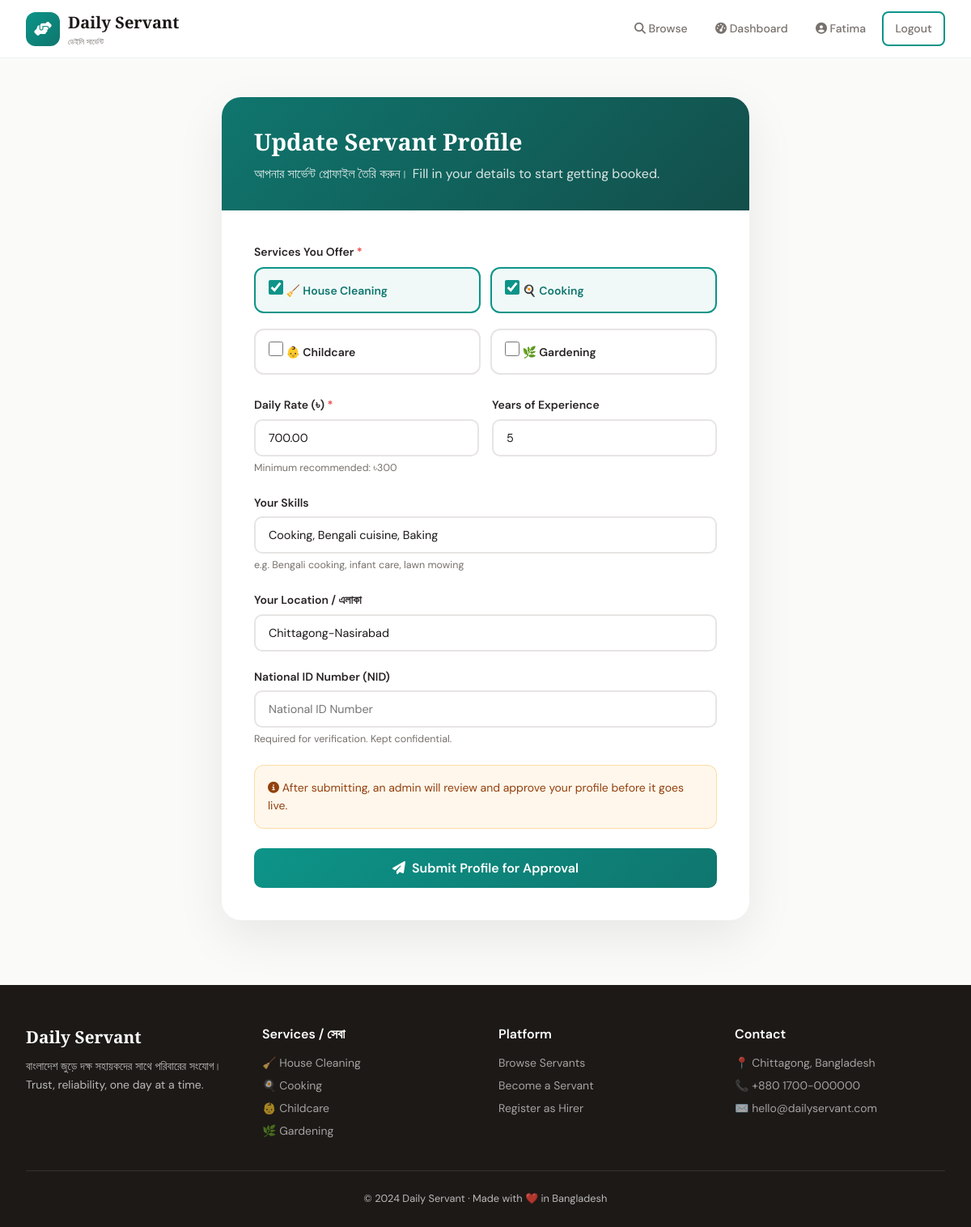
Page /servants/register-profile/ (signed in) on the committed database.
### accounts/models.py (models this page shows, shortened)
class User(AbstractUser):
    ROLE_CHOICES = [
        ('hirer', 'Hirer'),
        ('servant', 'Servant'),
        ('admin', 'Admin'),
    ]
    role = models.CharField(max_length=10, choices=ROLE_CHOICES, default='hirer')
    phone = models.CharField(max_length=15, blank=True)
    address = models.TextField(blank=True)
    profile_picture = models.ImageField(upload_to='profiles/', blank=True, null=True)
    bio = models.TextField(blank=True)
    is_verified = models.BooleanField(default=False)
    created_at = models.DateTimeField(auto_now_add=True)
    def is_servant(self):
        return self.role == 'servant'

### servants/models.py (models this page shows, shortened)
class ServiceCategory(models.Model):
    name = models.CharField(max_length=100)
    name_bn = models.CharField(max_length=100, blank=True)
    icon = models.CharField(max_length=50, default='fa-hands-helping')
    description = models.TextField(blank=True)
    color = models.CharField(max_length=20, default='#FF6B6B')

class ServantProfile(models.Model):
    AVAILABILITY_CHOICES = [
        ('available', 'Available'),
        ('busy', 'Busy'),
        ('off', 'Off Duty'),
    ]
    user = models.OneToOneField(User, on_delete=models.CASCADE, related_name='servant_profile')
    categories = models.ManyToManyField(ServiceCategory, related_name='servants')
    daily_rate = models.DecimalField(max_digits=8, decimal_places=2, default=500.00)
    experience_years = models.PositiveIntegerField(default=0)
    availability_status = models.CharField(max_length=15, choices=AVAILABILITY_CHOICES, default='available')
    rating = models.DecimalField(max_digits=3, decimal_places=2, default=0.00,
                                  validators=[MinValueValidator(0), MaxValueValidator(5)])
    total_reviews = models.PositiveIntegerField(default=0)
    total_jobs = models.PositiveIntegerField(default=0)
    skills = models.TextField(blank=True, help_text='Comma-separated skills')
    location = models.CharField(max_length=200, blank=True)
    nid_number = models.CharField(max_length=20, blank=True)
    is_approved = models.BooleanField(default=False)
    created_at = models.DateTimeField(auto_now_add=True)

### servants/views.py (the view)
# urls.py: path('register-profile/', views.servant_register_profile, name='servant_register_profile'),
@login_required
def servant_register_profile(request):
    if not request.user.is_servant():
        messages.error(request, 'Only servants can access this page.')
        return redirect('home')
    profile = getattr(request.user, 'servant_profile', None)
    if request.method == 'POST':
        form = ServantProfileForm(request.POST, instance=profile)
        if form.is_valid():
            profile = form.save(commit=False)
            profile.user = request.user
            profile.save()
            form.save_m2m()
            messages.success(request, 'Profile submitted for approval! ✅')
            return redirect('servant_dashboard')
    else:
        form = ServantProfileForm(instance=profile)
    if request.method == 'POST':
        selected_categories = request.POST.getlist('categories')
    elif profile:
        selected_categories = [str(c.id) for c in profile.categories.all()]
    else:
        selected_categories = []
    return render(request, 'servants/register_profile.html', {
        'form': form,
        'profile': profile,
        'selected_categories': selected_categories,
    })

### servants/forms.py
class ServantProfileForm(forms.ModelForm):
    categories = forms.ModelMultipleChoiceField(
        queryset=ServiceCategory.objects.all(),
        widget=forms.CheckboxSelectMultiple,
        required=True
    )
    class Meta:
        model = ServantProfile
        fields = ['categories', 'daily_rate', 'experience_years', 'skills', 'location', 'nid_number']
        widgets = {
            'daily_rate': forms.NumberInput(attrs={'placeholder': 'Daily rate in BDT'}),
            'experience_years': forms.NumberInput(attrs={'min': 0}),
            'skills': forms.TextInput(attrs={'placeholder': 'e.g. Cooking, Cleaning, Childcare'}),
            'location': forms.TextInput(attrs={'placeholder': 'Your area/district'}),
            'nid_number': forms.TextInput(attrs={'placeholder': 'National ID Number'}),
        }

### templates/servants/register_profile.html (shortened to what this page needs)
{% extends 'base.html' %}
{% block content %}
<div class="form-wrapper">
    <div class="form-card">
        <div class="form-card-header">
            <h1>{% if profile %}Update{% else %}Create{% endif %} Servant Profile</h1>
            <p style="opacity:.85">আপনার সার্ভেন্ট প্রোফাইল তৈরি করুন। Fill in your details to start getting booked.</p>
        </div>
        <div class="form-card-body">
            <form method="post">
                <div class="form-group">
                    <label>Services You Offer <span style="color:#ef4444">*</span></label>
                    <div class="cat-checkboxes">
                        {% for cat in form.categories.field.queryset %}
                        <label class="cat-check-label" id="cat-{{ cat.id }}">
                            <input type="checkbox" name="categories" value="{{ cat.id }}"
                                {% if cat.id|stringformat:"s" in selected_categories %}checked{% endif %}
                                onchange="toggleCat(this, 'cat-{{ cat.id }}')">
                            <span>
                                {% if cat.name == 'House Cleaning' %}🧹{% elif cat.name == 'Cooking' %}🍳{% elif cat.name == 'Childcare' %}👶{% elif cat.name == 'Gardening' %}🌿{% endif %}
                                {{ cat.name }}
                            </span>
                        </label>
                        {% endfor %}
                    </div>
                </div>
                <div style="display:grid;grid-template-columns:1fr 1fr;gap:1rem">
                    <div class="form-group">
                        <label>Daily Rate (৳) <span style="color:#ef4444">*</span></label>
                        {{ form.daily_rate }}
                        <small style="color:var(--muted);font-size:.78rem">Minimum recommended: ৳300</small>
                    </div>
                    <div class="form-group">
                        <label>Years of Experience</label>
                        {{ form.experience_years }}
                    </div>
                </div>
                <div class="form-group">
                    <label>Your Skills</label>
                    {{ form.skills }}
                    <small style="color:var(--muted);font-size:.78rem">e.g. Bengali cooking, infant care, lawn mowing</small>
                </div>
                <div class="form-group">
                    <label>Your Location / এলাকা</label>
                    {{ form.location }}
                </div>
                <div class="form-group">
                    <label>National ID Number (NID)</label>
                    {{ form.nid_number }}
                    <small style="color:var(--muted);font-size:.78rem">Required for verification. Kept confidential.</small>
                </div>
                <div style="background:rgba(245,158,11,.08);border:1px solid rgba(245,158,11,.3);border-radius:12px;padding:1rem;margin-bottom:1.5rem;font-size:.875rem;color:#92400e">
                    <i class="fas fa-info-circle"></i> After submitting, an admin will review and approve your profile before it goes live.
                </div>
                <button type="submit" class="btn btn-primary" style="width:100%;justify-content:center;padding:.875rem;font-size:1rem">
                    <i class="fas fa-paper-plane"></i> Submit Profile for Approval
                </button>
            </form>
        </div>
    </div>
</div>
{% endblock %}

### templates/base.html (shortened to what this page needs)
<!DOCTYPE html>
<html lang="en">
<head>
    <link rel="stylesheet" href="https://cdnjs.cloudflare.com/ajax/libs/font-awesome/6.5.0/css/all.min.css">
</head>
<body>
<nav id="navbar">
    <a href="/" class="nav-brand">
        <div class="logo-icon"><i class="fas fa-hands-helping"></i></div>
        <div>
            <div class="brand-text">Daily Servant</div>
            <div class="brand-sub">ডেইলি সার্ভেন্ট</div>
        </div>
    </a>
    <div class="nav-links">
        <a href="/servants/" class="hide-mobile"><i class="fas fa-search"></i> Browse</a>
        {% if user.is_authenticated %}
            {% if user.role == 'hirer' %}
                <a href="/bookings/hirer-dashboard/"><i class="fas fa-calendar-check"></i> <span class="hide-mobile">My Bookings</span></a>
            {% elif user.role == 'servant' %}
                <a href="/servants/dashboard/"><i class="fas fa-tachometer-alt"></i> <span class="hide-mobile">Dashboard</span></a>
            {% endif %}
            <a href="/accounts/profile/"><i class="fas fa-user-circle"></i> <span class="hide-mobile">{{ user.first_name }}</span></a>
            <a href="/accounts/logout/" class="btn btn-outline btn-sm">Logout</a>
        {% else %}
            <a href="/accounts/login/" class="hide-mobile">Login</a>
            <a href="/accounts/register/" class="btn btn-primary btn-sm">Get Started</a>
        {% endif %}
    </div>
</nav>
<main>{% block content %}{% endblock %}</main>
<footer>
    <div class="footer-grid">
        <div class="footer-brand">
            <div class="brand-text-f">Daily Servant</div>
            <p>বাংলাদেশ জুড়ে দক্ষ সহায়কদের সাথে পরিবারের সংযোগ।<br>Trust, reliability, one day at a time.</p>
        </div>
        <div class="footer-col">
            <h4>Services / সেবা</h4>
            <a href="#">🧹 House Cleaning</a>
            <a href="#">🍳 Cooking</a>
            <a href="#">👶 Childcare</a>
            <a href="#">🌿 Gardening</a>
        </div>
        <div class="footer-col">
            <h4>Platform</h4>
            <a href="/servants/">Browse Servants</a>
            <a href="/accounts/register/">Become a Servant</a>
            <a href="/accounts/register/">Register as Hirer</a>
        </div>
        <div class="footer-col">
            <h4>Contact</h4>
            <a href="#">📍 Chittagong, Bangladesh</a>
            <a href="#">📞 +880 1700-000000</a>
            <a href="#">✉️ hello@dailyservant.com</a>
        </div>
    </div>
    <div class="footer-bottom">© 2024 Daily Servant · Made with ❤️ in Bangladesh</div>
</footer>
</body>
</html>

### templates/base.html (style rules this page uses)
:root { --emerald: #0d9488; --emerald-dark: #0f766e; --emerald-light: #5eead4; --gold: #f59e0b; --charcoal: #1c1917; --slate: #292524; --muted: #78716c; --cream: #fafaf9; --border: #e7e5e4; --shadow: 0 20px 60px rgba(0,0,0,0.08); --shadow-lg: 0 30px 80px rgba(0,0,0,0.14); }
*,*::before,*::after { box-sizing:border-box;margin:0;padding:0 }
html { scroll-behavior:smooth }
body { font-family:'DM Sans',sans-serif;background:var(--cream);color:var(--charcoal);line-height:1.6;overflow-x:hidden }
nav { position:fixed;top:0;left:0;right:0;z-index:1000;background:rgba(255,255,255,0.94);backdrop-filter:blur(20px);border-bottom:1px solid rgba(13,148,136,0.1);padding:0 2rem;height:72px;display:flex;align-items:center;justify-content:space-between;transition:all .3s }
.nav-brand { display:flex;align-items:center;gap:10px;text-decoration:none }
.logo-icon { width:42px;height:42px;background:linear-gradient(135deg,var(--emerald),var(--emerald-dark));border-radius:12px;display:flex;align-items:center;justify-content:center;color:white;font-size:1.1rem;flex-shrink:0 }
.brand-text { font-family:'Playfair Display',serif;font-weight:700;font-size:1.25rem;color:var(--charcoal) }
.brand-sub { font-size:.62rem;color:var(--muted) }
.nav-links { display:flex;align-items:center;gap:.35rem }
.nav-links a { text-decoration:none;color:var(--muted);padding:.5rem .9rem;border-radius:8px;font-size:.875rem;font-weight:500;transition:all .2s }
.btn { display:inline-flex;align-items:center;gap:8px;padding:.6rem 1.4rem;border-radius:10px;font-weight:600;font-size:.875rem;text-decoration:none;border:none;cursor:pointer;transition:all .25s;font-family:'DM Sans',sans-serif }
.btn-sm { padding:.4rem 1rem;font-size:.8rem }
.btn-primary { background:linear-gradient(135deg,var(--emerald),var(--emerald-dark));color:white }
.btn-outline { background:transparent;color:var(--emerald);border:2px solid var(--emerald) }
main { padding-top:72px;min-height:100vh }
.form-group { margin-bottom:1.25rem }
.form-group label { display:block;font-weight:600;margin-bottom:.4rem;font-size:.875rem;color:var(--slate) }
.form-group input,.form-group select,.form-group textarea { width:100%;padding:.75rem 1rem;border:2px solid var(--border);border-radius:10px;font-size:.9rem;font-family:'DM Sans',sans-serif;transition:border-color .2s;background:white;color:var(--charcoal) }
footer { background:var(--charcoal);color:rgba(255,255,255,.7);padding:3rem 2rem 1.5rem;margin-top:5rem }
.footer-grid { display:grid;grid-template-columns:repeat(auto-fit,minmax(180px,1fr));gap:2rem;max-width:1200px;margin:0 auto 2rem }
.footer-brand .brand-text-f { font-family:'Playfair Display',serif;color:white;font-size:1.3rem;font-weight:700 }
.footer-brand p { font-size:.875rem;margin-top:.5rem }
.footer-col h4 { color:white;font-weight:600;margin-bottom:.75rem }
.footer-col a { display:block;color:rgba(255,255,255,.6);text-decoration:none;font-size:.875rem;margin-bottom:.35rem;transition:color .2s }
.footer-bottom { text-align:center;padding-top:1.5rem;border-top:1px solid rgba(255,255,255,.1);font-size:.8rem }

### templates/servants/register_profile.html (style rules this page uses)
.form-wrapper { max-width:700px;margin:3rem auto;padding:0 1.5rem }
.form-card { background:white;border-radius:24px;box-shadow:var(--shadow);overflow:hidden }
.form-card-header { background:linear-gradient(135deg,var(--emerald-dark),#134e4a);padding:2rem 2.5rem;color:white }
.form-card-header h1 { font-family:'Playfair Display',serif;font-size:1.8rem;margin-bottom:.25rem }
.form-card-body { padding:2.5rem }
.cat-checkboxes { display:grid;grid-template-columns:1fr 1fr;gap:.75rem;margin-top:.5rem }
.cat-check-label { display:flex;align-items:center;gap:.75rem;padding:.9rem 1rem;border:2px solid var(--border);border-radius:12px;cursor:pointer;transition:all .2s;font-weight:500;font-size:.9rem }
.cat-check-label input { accent-color:var(--emerald);width:18px;height:18px }
.cat-check-label.checked { border-color:var(--emerald);background:rgba(13,148,136,.06);color:var(--emerald-dark) }

### rows in the picture
User: first_name "Fatima"
ServiceCategory: categories "☑", name "House Cleaning"
ServiceCategory: categories "☑", name "Cooking"
ServiceCategory: name "Childcare"
ServiceCategory: name "Gardening"
ServantProfile: daily_rate "700.00", experience_years "5", skills "Cooking, Bengali cuisine, Baking", location "Chittagong-Nasirabad"
